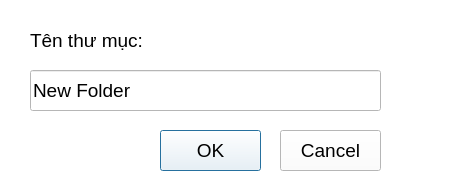
<?xml version="1.0" encoding="UTF-8"?>
<ui version="4.0">
 <class>Dialog</class>
 <widget class="QDialog" name="Dialog">
  <property name="geometry">
   <rect>
    <x>0</x>
    <y>0</y>
    <width>449</width>
    <height>196</height>
   </rect>
  </property>
  <property name="windowTitle">
   <string>Tạo thư mục</string>
  </property>
  <property name="styleSheet">
   <string notr="true">background-color:#FFFFFF;
color: black</string>
  </property>
  <widget class="QLabel" name="label">
   <property name="geometry">
    <rect>
     <x>30</x>
     <y>30</y>
     <width>131</width>
     <height>20</height>
    </rect>
   </property>
   <property name="font">
    <font>
     <pointsize>14</pointsize>
    </font>
   </property>
   <property name="text">
    <string>Tên thư mục:</string>
   </property>
  </widget>
  <widget class="QLineEdit" name="txtName">
   <property name="geometry">
    <rect>
     <x>30</x>
     <y>70</y>
     <width>351</width>
     <height>41</height>
    </rect>
   </property>
   <property name="font">
    <font>
     <pointsize>14</pointsize>
    </font>
   </property>
   <property name="text">
    <string>New Folder</string>
   </property>
  </widget>
  <widget class="QPushButton" name="btnOK">
   <property name="geometry">
    <rect>
     <x>160</x>
     <y>130</y>
     <width>101</width>
     <height>41</height>
    </rect>
   </property>
   <property name="font">
    <font>
     <pointsize>14</pointsize>
    </font>
   </property>
   <property name="text">
    <string>OK</string>
   </property>
  </widget>
  <widget class="QPushButton" name="btnKOK">
   <property name="geometry">
    <rect>
     <x>280</x>
     <y>130</y>
     <width>101</width>
     <height>41</height>
    </rect>
   </property>
   <property name="font">
    <font>
     <pointsize>14</pointsize>
    </font>
   </property>
   <property name="text">
    <string>Cancel</string>
   </property>
  </widget>
 </widget>
 <resources/>
 <connections/>
</ui>
